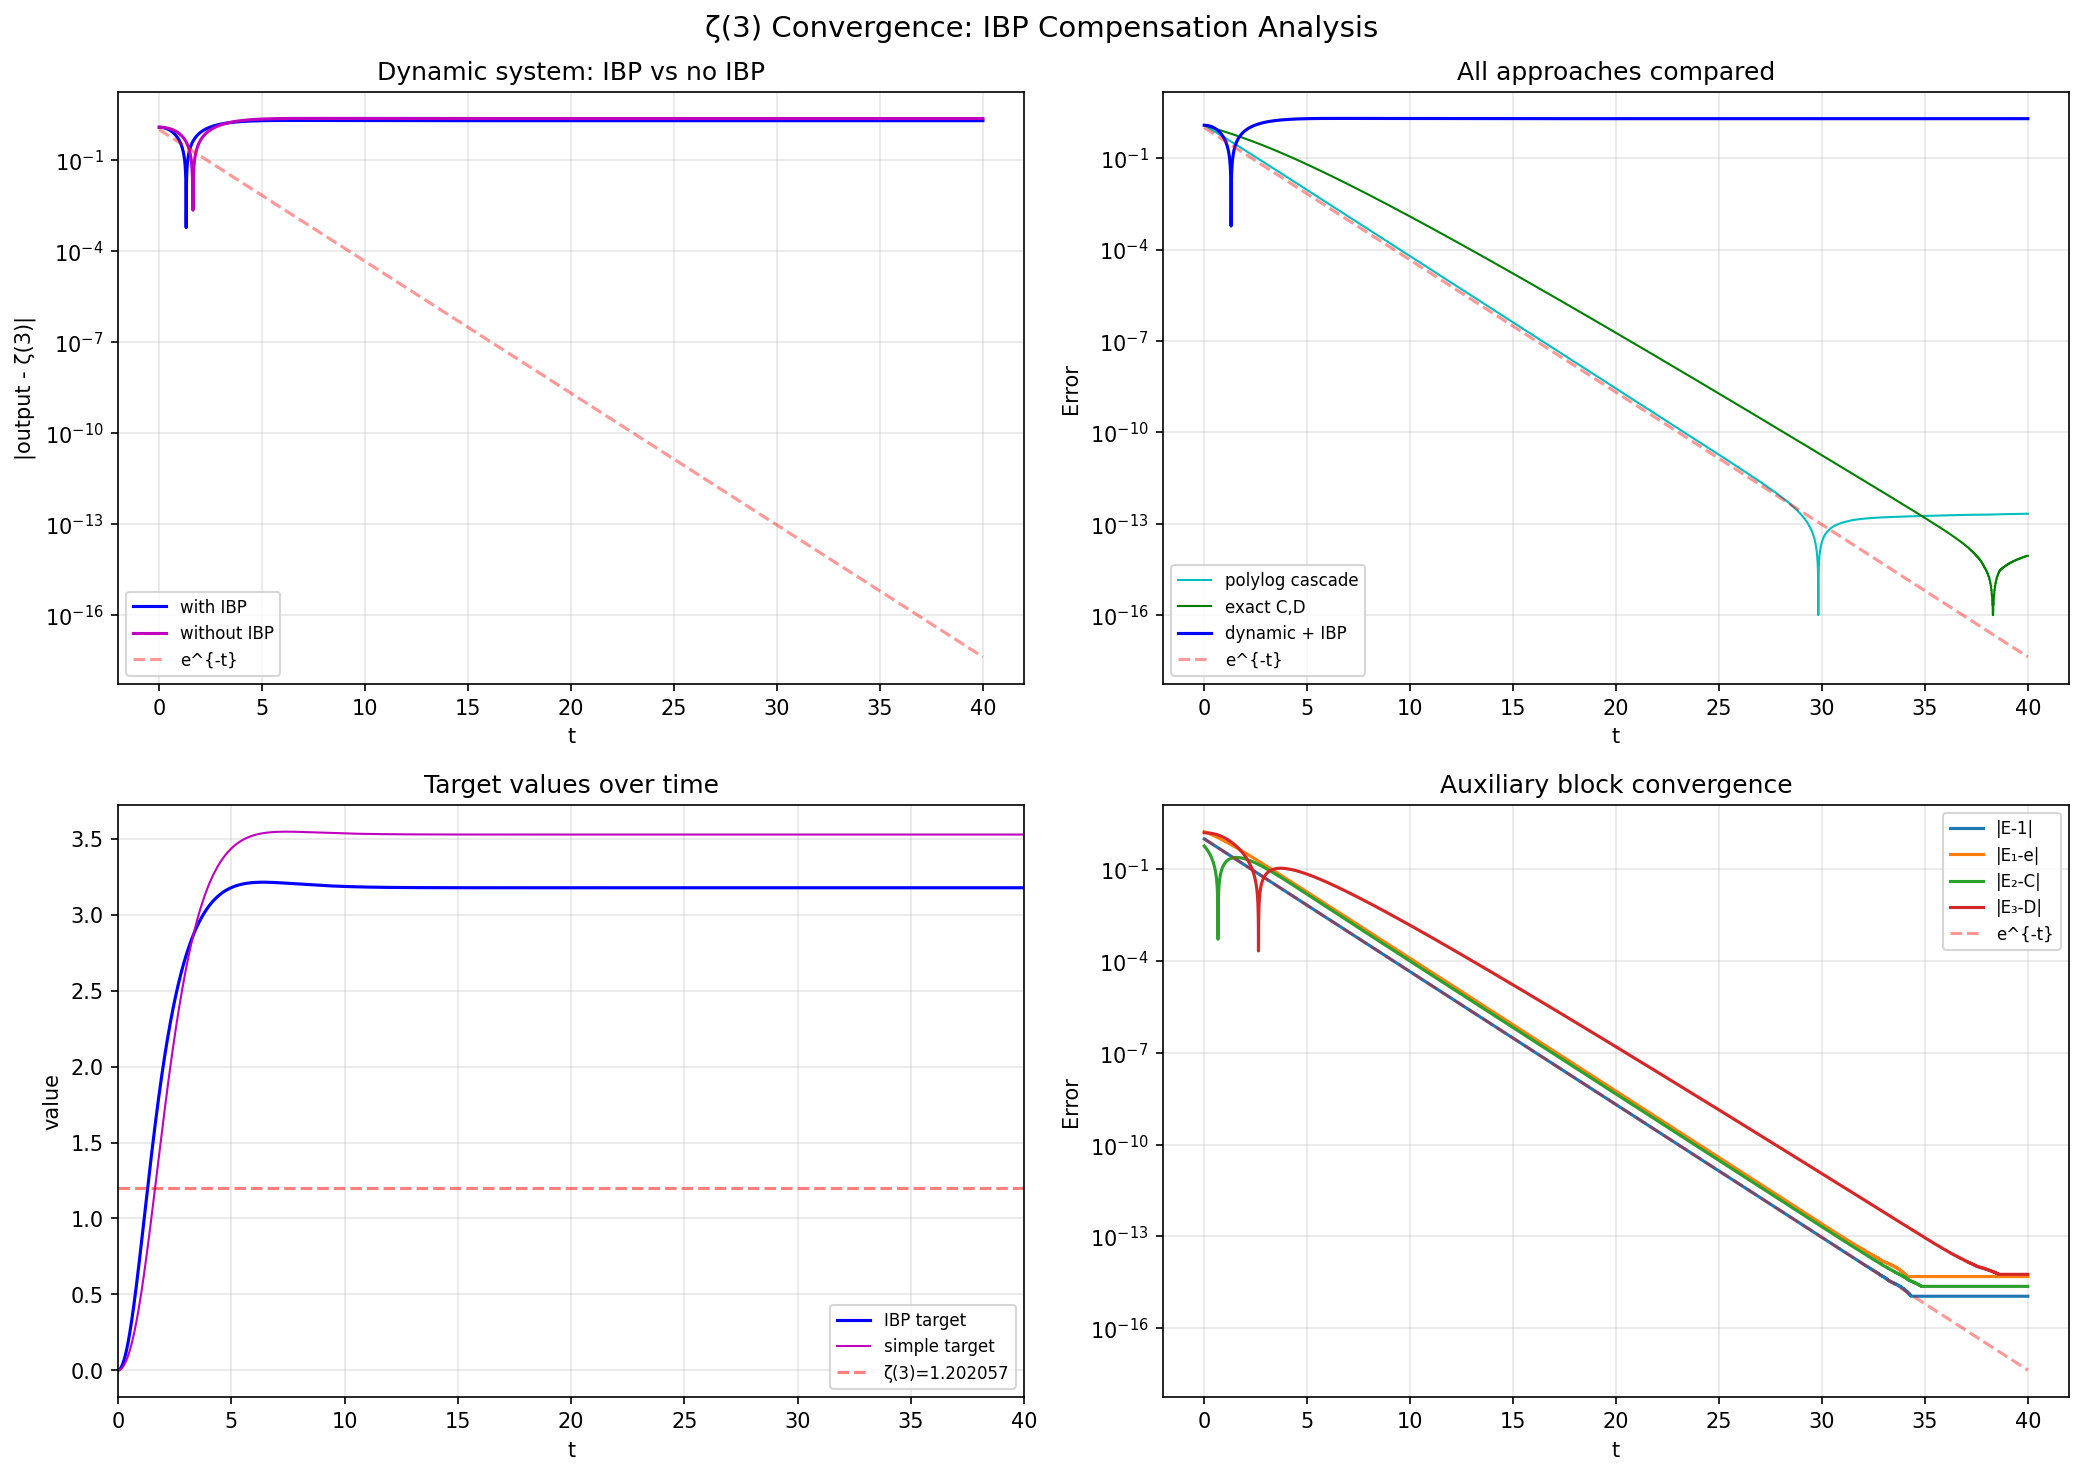

This figure's Python source:
"""
Test IBP-compensated zerolized Apéry system.

The IBP target: s̄₃' = (1/2)(u₃+w₂) + E₂ + t·E₂'
This removes the dependence on exact C = 1/(e-1).

Key test: does the IBP-corrected system with DYNAMIC constants
(E₁→e, E₂→C, E₃→D) converge to ζ(3) at first-floor rate?
"""

import numpy as np
from scipy.integrate import solve_ivp
from scipy.special import zeta
import matplotlib
matplotlib.use('Agg')
import matplotlib.pyplot as plt

ZETA3 = float(zeta(3))
T_MAX = 40.0
T_EVAL = np.linspace(0, T_MAX, 8000)


def system_full(t, y):
    """Fully dynamic zerolized Apéry system with IBP compensation.

    State variables (13 total):
    [0-6]  v, u1, u2, u3, r, w1, w2  — main block (zerolized)
    [7-10] E, E1, E2, E3             — auxiliary block
    [11]   s3_ibp                     — IBP-compensated target
    [12]   s3_no_ibp                  — simple target (for comparison)

    The IBP target:
    s̄₃' = (1/2)(u₃+w₂) + E₂ + t·E₂'
    where E₂' = 1 - (E₁-1)·E₂

    The constants in the main drift are replaced by dynamic variables:
    e → E₁, C → E₂, D → E₃
    """
    v, u1, u2, u3, r, w1, w2, E, E1, E2, E3, s3_ibp, s3_no_ibp = y

    # Auxiliary block
    dE  = 1.0 - E
    dE1 = E1 * (1.0 - E)
    E1m1 = max(E1 - 1.0, 1e-10)  # E₁ - 1 → e-1, protect early time
    dE2 = 1.0 - E1m1 * E2
    dE3 = E1 * E2 - E3

    # Main block with DYNAMIC constants
    vu1_prod = (v + E1) * (u1 + E2)
    dv  = -(v + E1) * (u1 + E2) * (v + E1 - 1.0)
    du1 = (u1 + E2) * (vu1_prod - 1.0)
    du2 = (u2 + E2) * (vu1_prod - 2.0)
    du3 = (u3 + E2) * (vu1_prod - 3.0)
    dr  = -(r + E3) * (r + E2)
    dw1 = (r + E2) - (r + E3) * (w1 + E2)
    dw2 = 2.0 * (w1 + E2) - (r + E3) * (w2 + E2)

    # IBP-compensated target: s̄₃' = (1/2)(u₃+w₂) + E₂ + t·E₂'
    ds3_ibp = 0.5 * (u3 + w2) + E2 + t * dE2

    # Simple target (no IBP): s₃' = (1/2)(u₃+w₂) + E₂
    ds3_no_ibp = 0.5 * (u3 + w2) + E2

    return [dv, du1, du2, du3, dr, dw1, dw2,
            dE, dE1, dE2, dE3, ds3_ibp, ds3_no_ibp]


def system_exact(t, y):
    """Same but with EXACT constants in drift (for baseline comparison)."""
    v, u1, u2, u3, r, w1, w2, E, E1, E2, E3, s3_exact, _ = y

    e_val = np.e
    C = 1.0 / (e_val - 1.0)
    D = e_val / (e_val - 1.0)

    dE  = 1.0 - E
    dE1 = E1 * (1.0 - E)
    dE2 = 1.0 - max(E1 - 1.0, 1e-10) * E2
    dE3 = E1 * E2 - E3

    vu1_prod = (v + e_val) * (u1 + C)
    dv  = -(v + e_val) * (u1 + C) * (v + e_val - 1.0)
    du1 = (u1 + C) * (vu1_prod - 1.0)
    du2 = (u2 + C) * (vu1_prod - 2.0)
    du3 = (u3 + C) * (vu1_prod - 3.0)
    dr  = -(r + D) * (r + C)
    dw1 = (r + C) - (r + D) * (w1 + C)
    dw2 = 2.0 * (w1 + C) - (r + D) * (w2 + C)

    # With exact constants: s₃' = (1/2)(u₃+w₂) + C
    ds3 = 0.5 * (u3 + w2) + C
    return [dv, du1, du2, du3, dr, dw1, dw2,
            dE, dE1, dE2, dE3, ds3, 0.0]


def polylog_cascade_exact(t, y):
    """Baseline: polylog cascade with exact constants."""
    S1, S2, S3, u = y
    return [u/(1+u), np.log(2)-S1, np.pi**2/12-S2, -u]


def run():
    fig, axes = plt.subplots(2, 2, figsize=(14, 10))
    fig.suptitle(f'ζ(3) Convergence: IBP Compensation Analysis', fontsize=14)

    y0 = [0.0]*7 + [0.0, 1.0, 0.0, 0.0] + [0.0, 0.0]

    # --- Polylog cascade (baseline) ---
    print("Polylog cascade (exact)...")
    sol_P = solve_ivp(polylog_cascade_exact, [0, T_MAX], [0,0,0,1],
                      t_eval=T_EVAL, rtol=1e-13, atol=1e-15, method='DOP853')
    out_P = (4/3) * sol_P.y[2]
    err_P = np.abs(out_P - ZETA3)

    # --- Exact constants ---
    print("Zerolized + exact constants...")
    sol_E = solve_ivp(system_exact, [0, T_MAX], y0,
                      t_eval=T_EVAL, rtol=1e-12, atol=1e-14,
                      method='DOP853', max_step=0.05)
    err_E = np.abs(sol_E.y[11] - ZETA3)

    # --- Dynamic + IBP ---
    print("Zerolized + dynamic + IBP...")
    sol_D = solve_ivp(system_full, [0, T_MAX], y0,
                      t_eval=T_EVAL, rtol=1e-12, atol=1e-14,
                      method='DOP853', max_step=0.05)
    err_D_ibp = np.abs(sol_D.y[11] - ZETA3)
    err_D_no_ibp = np.abs(sol_D.y[12] - ZETA3)

    # --- Plot 1: IBP vs no-IBP ---
    ax = axes[0, 0]
    ax.semilogy(sol_D.t, np.maximum(err_D_ibp, 1e-16), 'b-', lw=1.5, label='with IBP')
    ax.semilogy(sol_D.t, np.maximum(err_D_no_ibp, 1e-16), 'm-', lw=1.5, label='without IBP')
    ax.semilogy(T_EVAL, np.exp(-T_EVAL), 'r--', alpha=0.4, label='e^{-t}')
    ax.set_title('Dynamic system: IBP vs no IBP')
    ax.set_xlabel('t'); ax.set_ylabel('|output - ζ(3)|')
    ax.legend(fontsize=8); ax.grid(True, alpha=0.3)

    # --- Plot 2: All approaches compared ---
    ax = axes[0, 1]
    ax.semilogy(sol_P.t, np.maximum(err_P, 1e-16), 'c-', lw=1, label='polylog cascade')
    ax.semilogy(sol_E.t, np.maximum(err_E, 1e-16), 'g-', lw=1, label='exact C,D')
    ax.semilogy(sol_D.t, np.maximum(err_D_ibp, 1e-16), 'b-', lw=1.5, label='dynamic + IBP')
    ax.semilogy(T_EVAL, np.exp(-T_EVAL), 'r--', alpha=0.4, label='e^{-t}')
    ax.set_title('All approaches compared')
    ax.set_xlabel('t'); ax.set_ylabel('Error')
    ax.legend(fontsize=8); ax.grid(True, alpha=0.3)

    # --- Plot 3: Values over time ---
    ax = axes[1, 0]
    ax.plot(sol_D.t, sol_D.y[11], 'b-', lw=1.5, label='IBP target')
    ax.plot(sol_D.t, sol_D.y[12], 'm-', lw=1, label='simple target')
    ax.axhline(ZETA3, color='r', ls='--', alpha=0.5, label=f'ζ(3)={ZETA3:.6f}')
    ax.set_title('Target values over time')
    ax.set_xlabel('t'); ax.set_ylabel('value')
    ax.legend(fontsize=8); ax.grid(True, alpha=0.3)
    ax.set_xlim(0, T_MAX)

    # --- Plot 4: Auxiliary block convergence ---
    ax = axes[1, 1]
    e_val = np.e
    C_val = 1.0/(e_val-1)
    D_val = e_val/(e_val-1)
    ax.semilogy(sol_D.t, np.maximum(np.abs(sol_D.y[7] - 1.0), 1e-16), label='|E-1|')
    ax.semilogy(sol_D.t, np.maximum(np.abs(sol_D.y[8] - e_val), 1e-16), label='|E₁-e|')
    ax.semilogy(sol_D.t, np.maximum(np.abs(sol_D.y[9] - C_val), 1e-16), label='|E₂-C|')
    ax.semilogy(sol_D.t, np.maximum(np.abs(sol_D.y[10] - D_val), 1e-16), label='|E₃-D|')
    ax.semilogy(T_EVAL, np.exp(-T_EVAL), 'r--', alpha=0.4, label='e^{-t}')
    ax.set_title('Auxiliary block convergence')
    ax.set_xlabel('t'); ax.set_ylabel('Error')
    ax.legend(fontsize=8); ax.grid(True, alpha=0.3)

    plt.tight_layout()
    outpath = '/Users/huangx/.openclaw/workspace/projects/Ripple/experiments/apery_ibp.png'
    plt.savefig(outpath, dpi=150, bbox_inches='tight')
    print(f"\nPlot saved to {outpath}")

    # Summary
    print(f"\n{'='*60}")
    print(f"SUMMARY")
    print(f"{'='*60}")
    print(f"ζ(3) = {ZETA3:.15f}")
    print(f"")

    for label, t_arr, err_arr, val_arr in [
        ("Polylog cascade (exact)", sol_P.t, err_P, out_P),
        ("Exact C,D in drift", sol_E.t, err_E, sol_E.y[11]),
        ("Dynamic + IBP", sol_D.t, err_D_ibp, sol_D.y[11]),
        ("Dynamic + no IBP", sol_D.t, err_D_no_ibp, sol_D.y[12]),
    ]:
        final_val = val_arr[-1]
        final_err = err_arr[-1]
        # Fit rate
        mask = (err_arr > 1e-12) & (t_arr > 3) & (t_arr < T_MAX - 2)
        if mask.sum() > 10:
            coeffs = np.polyfit(t_arr[mask], np.log(np.maximum(err_arr[mask], 1e-16)), 1)
            alpha = -coeffs[0]
            floor = "FIRST" if alpha > 0.3 else "NOT first"
        else:
            alpha = float('nan')
            floor = "N/A"
        print(f"{label:30s}: val={final_val:.10f}  err={final_err:.2e}  α={alpha:.4f}  → {floor} floor")


if __name__ == '__main__':
    run()
